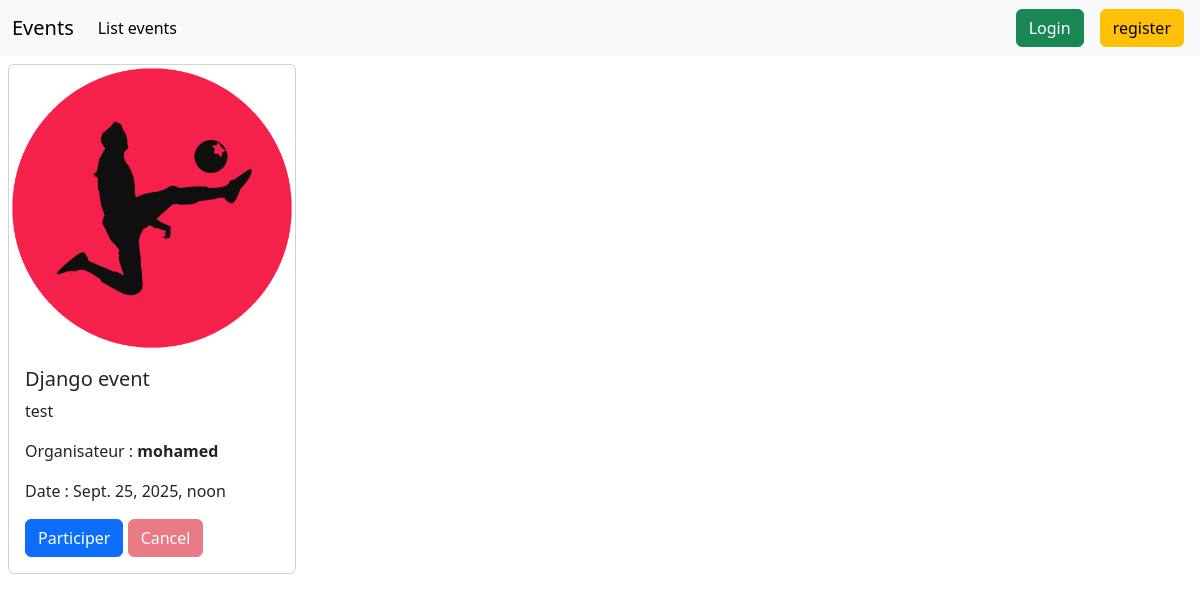
/event/details/1, run on the app's committed database.
### Event/models.py (models this page shows, shortened)
class Event(models.Model):
    title = models.CharField(max_length=20 )
    description = models.TextField()
    category = models.CharField(choices=category_list, max_length=30)
    state = models.BooleanField(default=True)
    nbr_participants= models.IntegerField(default=0)
    evt_date= models.DateTimeField()
    creation_date=models.DateTimeField(auto_now_add=True)
    updated_date = models.DateTimeField(auto_now=True)
    image = models.ImageField(upload_to='images' , null=True)
    organisateur = models.ForeignKey(Person,on_delete=models.SET_NULL ,null=True)
    participant = models.ManyToManyField(Person, through="Participants" , related_name="participant")
    class Meta:
        constraints = [models.CheckConstraint(check=models.Q(evt_date__gt=datetime.now()), name = "please check the event date")]

### Person/models.py (models this page shows)
class Person(AbstractUser):
    cin = models.CharField(primary_key=True, max_length=8 ,validators=[validate_cin])
    username = models.CharField(max_length=30, unique=True)
    email= models.EmailField(max_length=30 , validators=[validate_email])
    USERNAME_FIELD="username"
    class Meta:
        verbose_name= "Person"

### Event/views.py (the view)
# urls.py: path('details/<int:idEvent>', details , name='detailsEvent'),
def details(request,idEvent):
    event =Event.objects.get(id=idEvent)
    person= request.user
    participe = Participants.objects.filter(event=event ,person=person)
    if participe:
        btn =True
    else:
        btn = False
    return render(request,"event/details.html", {"e":event ,"btn":btn})

### Template/event/details.html
{% extends 'base.html' %}
{% block content %}
<div class="card m-2" style="width: 18rem;">
  <img src="{{e.image.url}}" class="card-img-top" alt="...">
  <div class="card-body">
    <h5 class="card-title">{{e.title}}</h5>
    <p class="card-text">{{e.description}}</p>
        <p class="card-text">Organisateur : <strong>{{e.organisateur}}</strong> </p>
        <p class="card-text">Date : {{e.evt_date}}</p>
    <a href="{% url 'join'  e.id   %}" class="btn btn-primary  {% if btn %} disabled {% endif %}">Participer</a>
        <a href="{% url 'cancel' e.id %}" class="btn btn-danger {% if not btn %} disabled {% endif %}  ">Cancel</a>
  </div>
</div>
{% endblock %}

### data on the page
Event: image (picture), title "Django event", description "test", organisateur "mohamed", evt_date "Sept. 25, 2025, noon"
